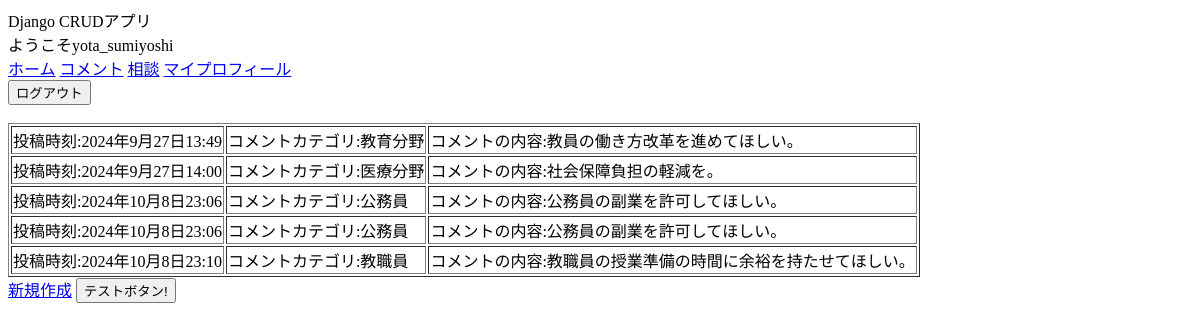
Page /comment/ (signed in) on the earlier database version.
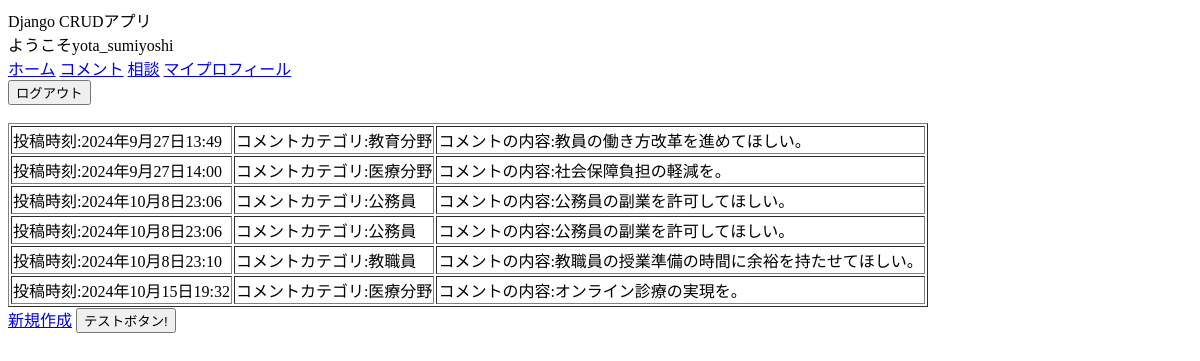
Same page on the later database version.
### app_comment_list/models.py (models this page shows, shortened)
class Comment(models.Model):
    comment_id = models.BigAutoField(primary_key=True)   # コメントID。主キー。
    user = models.ForeignKey(settings.AUTH_USER_MODEL , on_delete=models.CASCADE) # 外部キー。デフォルトユーザーモデル。
    category = models.CharField(max_length=255) # コメントカテゴリ。
    content = models.TextField(null=True , blank=True) # コメント内容。
    datetime = models.DateTimeField(default=timezone.now) # 投稿した時刻。

### app_comment_list/views.py (the view, shortened to what this page needs)
# urls.py: path('comment/', views.CommentView.as_view(), name='comment'),
class CommentView(LoginRequiredMixin , ListView):
     template_name = "comment.html"
     model = Comment
     def get_queryset(self):
           user = self.request.user
           return Comment.objects.filter(user= user)
     def get(self, request, *args, **kwargs):
          return super().get(self, request, *args, **kwargs)

### app_comment_list/templates/comment.html (shortened to what this page needs)
{% extends "base.html" %}
 {% block content %}
 <table border="1">
     {% for comment in object_list %}
     <tr>
         <td>投稿時刻:{{ comment.datetime }}</td>
         <td>コメントカテゴリ:{{ comment.category }} </td>
         <td>コメントの内容:{{ comment.content }} </td>
     </tr>
     {% endfor %}
 </table>
 <a href="{% url 'comment_create' %}">新規作成</a>
 <button class="message">テストボタン!</button>
 {% endblock %}

### app_comment_list/templates/base.html (shortened to what this page needs)
<!DOCTYPE html>
<html lang="ja">
<head>
</head>
<body>
    <header>
        <span>Django CRUDアプリ</span>
        <br>
        {% if request.user.is_authenticated %}
            <span>ようこそ{{user.get_username}}</span><br>
            <a href="{% url 'home' %}">ホーム</a>
            <a href="{% url 'comment' %}">コメント</a>
            <a href="{% url 'home' %}">相談</a>
            <a href="{% url 'home' %}">マイプロフィール</a>
            <form action="{% url 'logout' %}" method="post">
                <button>ログアウト</button>
            </form>
        {% else %}
            <a>！！未ログインユーザーです！！</a>
        {% endif %}
        <br>
    </header>
    {% block content %}
    {% endblock %}
</body>
</html>

Differences in the rows shown:
added Comment: datetime "2024年10月15日19:32", category "医療分野", content "オンライン診療の実現を。"
